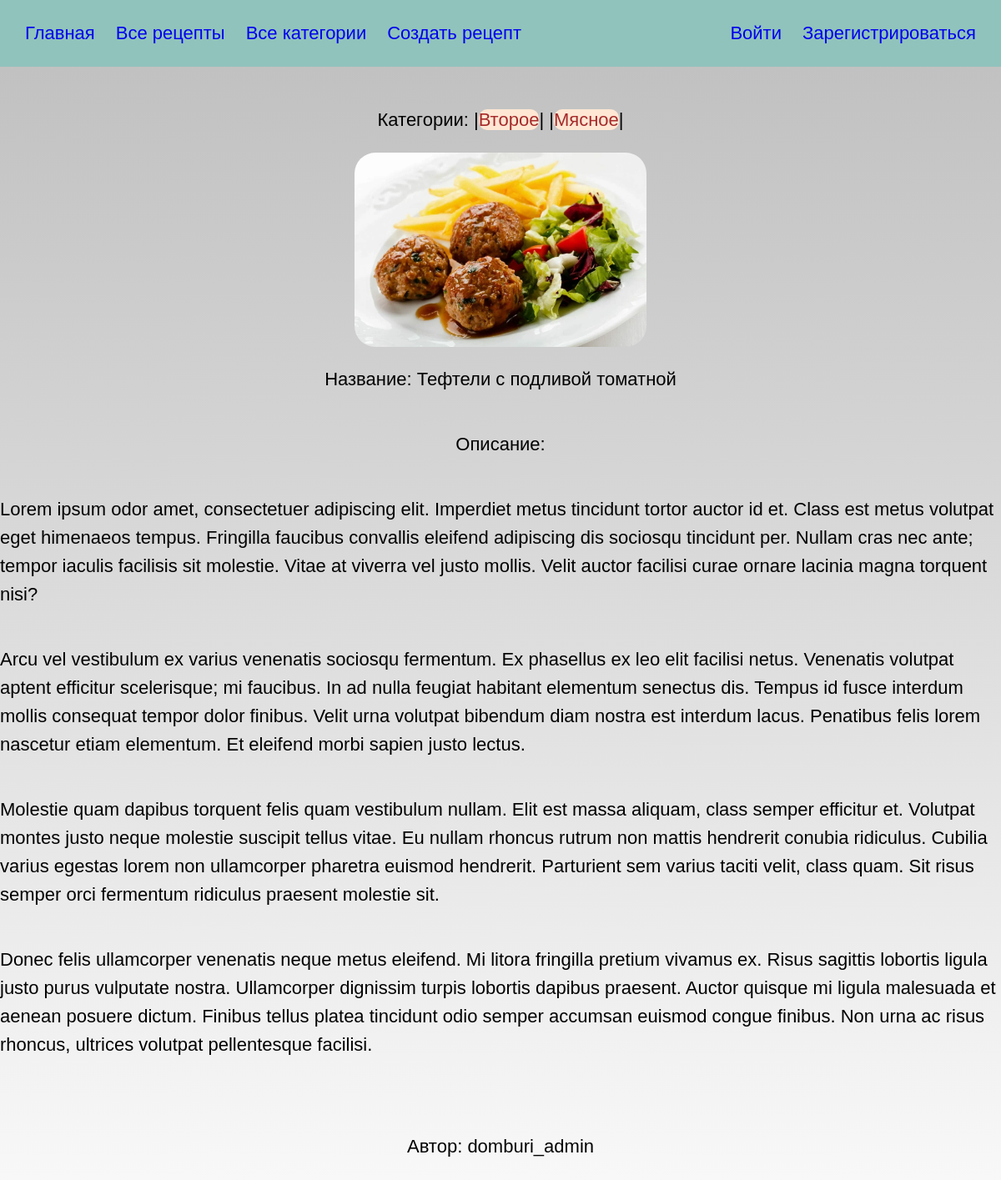
Before: /recipes/recipes/1 with the older database file.
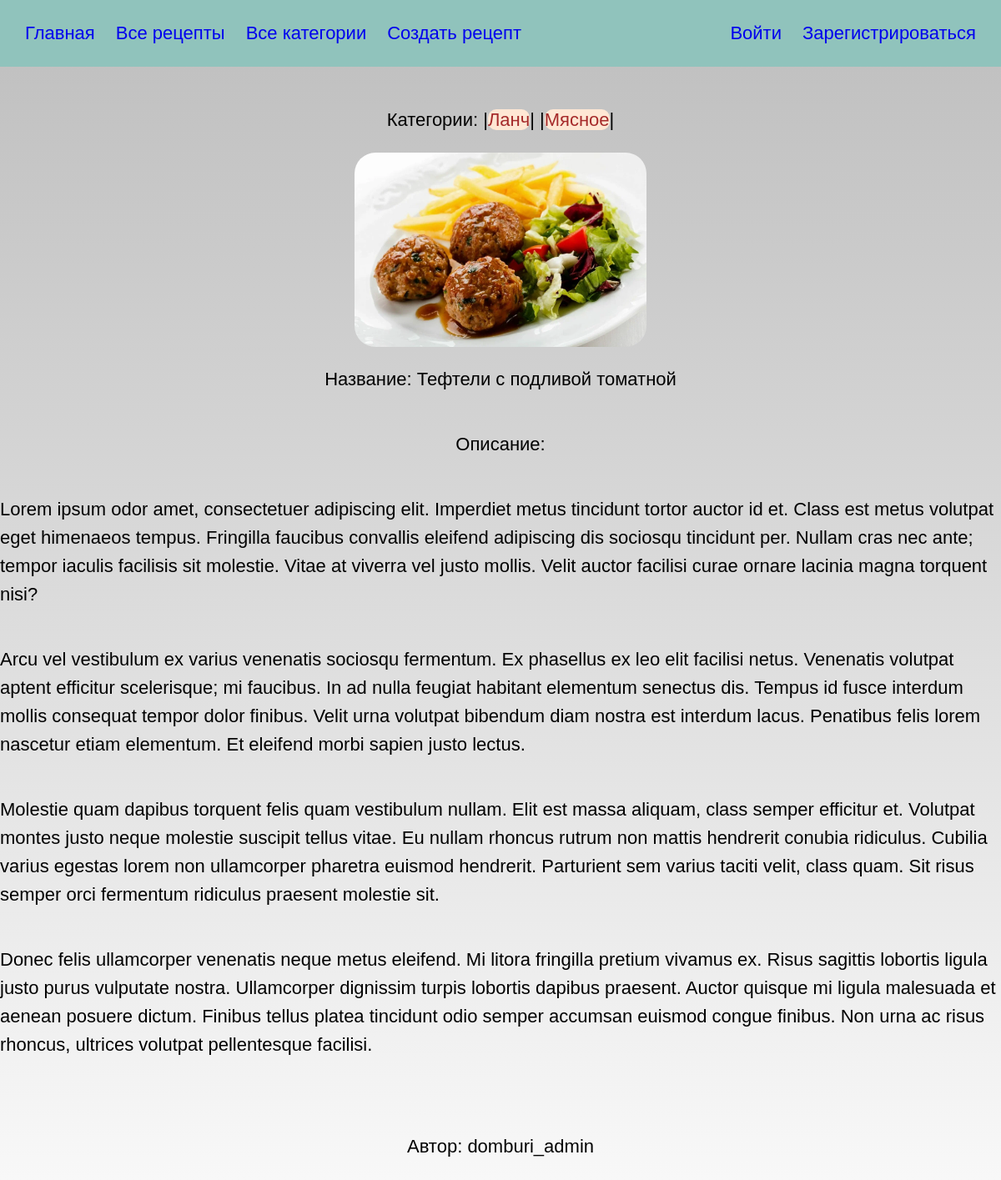
After: the same page with the newer database file.
### recipes/models.py (models this page shows, shortened)
class Category(models.Model):
    name = CharField(null=False, max_length=30)
    description = TextField(max_length=700, null=False, blank=True)
    image = ImageField(null=True, blank=True, upload_to=destination_of_preview)

class Recipe(models.Model):
    name = CharField(max_length=40, null=False, db_index=True, )
    description = TextField(max_length=2000, null=False, blank=True, db_index=True, )
    cooking_steps = IntegerField(default=1,
                                 validators=[
                                     MaxValueValidator(100),
                                     MinValueValidator(1)
                                 ]
                                 )
    cooking_time = IntegerField(default=5, validators=[
        MaxValueValidator(1440),
        MinValueValidator(5)
    ])
    image = ImageField(null=True, blank=True, upload_to=destination_of_image)
    author = ForeignKey(User, on_delete=models.CASCADE, related_name='recipe')
    categories = ManyToManyField("Category", related_name='recipes')
    class Meta:
        ordering = ['pk']

### recipes/views.py (the view)
# urls.py: path("recipes/<int:pk>", RecipeDetailView.as_view(), name='recipe_detail'),
class RecipeDetailView(DetailView):
    permission_denied_message = "Sorry but you can't see this recipe."
    model = Recipe
    context_object_name = 'recipe'
    template_name = 'recipes/recipe_detail.html'

### recipes/templates/recipes/recipe_detail.html (shortened to what this page needs)
{% extends "./base.html" %}
{% block body %}
<div class="h-detail">
    {% if recipe %}
        {% if recipe.categories %}
        <p>Категории:
            {% for cat in recipe.categories.all %}
            |<a href='{% url "recipes:category_detail" cat.pk %}'><span class="cats">{{ cat.name }}</span></a>|
            {% endfor %}
        </p>
        {% if recipe.image %}
        <img src="{{ recipe.image.url }}" alt="{{ recipe.image.name  }}">
        {% endif %}
        {% endif %}
        <p>Название: {{ recipe.name }}</p>
        <p>Описание: {{ recipe.description|linebreaks }}</p>
        <p>Автор: {{ recipe.author }}</p>
        {% else %}
        <span>No data here yet.</span>
    {% endif %}
</div>
{% endblock %}

### recipes/templates/recipes/base.html (shortened to what this page needs)
{% load static %}
<!DOCTYPE html>
<html lang="en">
<head>
    <link rel="stylesheet" type="text/css" href="{% static 'recipes/recipes.css' %}"/>
    <link rel="stylesheet" type="text/css" href="{% static 'recipes/users.css' %}"/>
</head>
<body>
<header>
    <div class="h-1">
        <div class="h-2">
            <a href="{% url 'recipes:index' %}">Главная</a>
            <a href="{% url 'recipes:recipes_list' %}">Все рецепты</a>
            <a href="{% url 'recipes:category_list' %}">Все категории</a>
            <a href="{% url 'recipes:recipe_create' %}">Создать рецепт</a>
        </div>
        {% if user.is_authenticated %}
        <div class="h-2">
            {% if user %}
            <span class="user_decor">{{ user.username }}</span>
            {% endif %}
            <a href="{% url 'authentication:about_me' %}">Обо мне</a>
            <a href="{% url 'authentication:profile' %}">Редактировать профиль</a>
            <a href="{% url 'authentication:logout' %}">Выйти</a>
        </div>
        {% else %}
        <div class="h-2">
            <a href="{% url 'authentication:login' %}">Войти</a>
            <a href="{% url 'authentication:register' %}">Зарегистрироваться</a>
        </div>
        {% endif %}
    </div>
</header>
{% block body %}
{% endblock %}
</body>
</html>

### static/recipes/recipes.css (style rules this page uses)
body, html { margin: 0; padding: 0; font-size: 22px; font-family: Arial, Helvetica, sans-serif; }
header { padding: 30px; height: 20px; align-content: center; background-color: #90C3BC; }
header > div { display: flex; justify-content: space-between; }
.cats { font-size: 22px; background-color: #FFE7D4; color: brown; border-radius: 10px; }
.h-1 { justify-content: center space-between; align-items: center; max-width: 1200px; height: 100%; margin-left: auto; margin-right: auto; }
.h-2 { display: flex; gap: 25px; font-size: 22px; }
img { width: 350px; height: auto; border-radius: 25px; }
a { text-decoration: none; }
.h-detail { line-height: 34px; display: flex; flex-direction: column; justify-content: center; align-items: center; height: 100%; padding: 25px 0 25px; background: linear-gradient(#C1C1C1, #F9F9F9) }
.h-detail > p { max-width: 1200px; }

### static/recipes/users.css (style rules this page uses)
body, html { margin: 0; padding: 0; font-size: 22px; font-family: Arial, Helvetica, sans-serif; }
.h1-prof, .forms > div, p { justify-content: center space-between; align-items: center; max-width: 1200px; height: 100%; margin-left: auto; margin-right: auto; }

Changed rows visible on the page:
removed Category: name "Второе"
now on this page (row edited): Category: name "Ланч"
